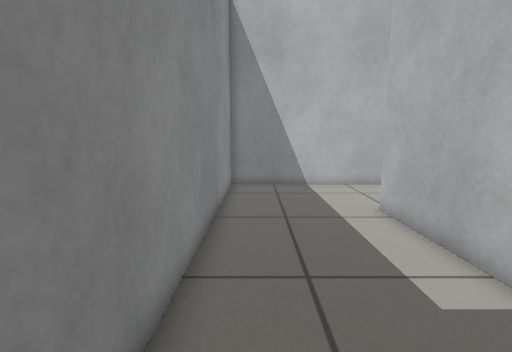
View 1 (above)

20 first-person views from a walk through a world built for the Gazebo simulator. The camera is 0.66 m above the floor, tilts 8° down and sees 85° across. The floor is counted in squares, 0.25 m on a side. Each view is taken from the middle of a square. On the plan, view 1 faces up. The plan holds only what a view shows up to about 19 squares ahead; the rest is blank.

View 2
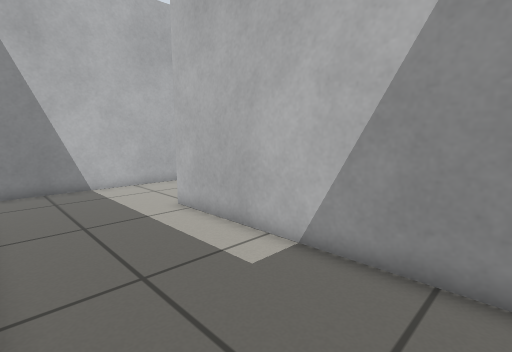

View 3
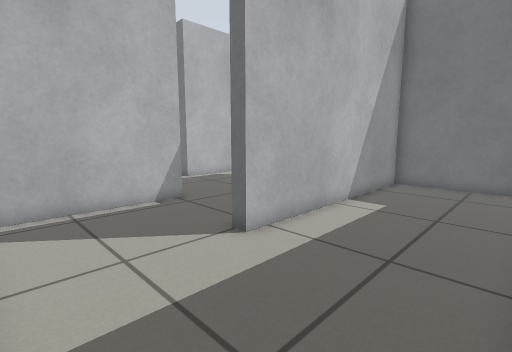

View 4
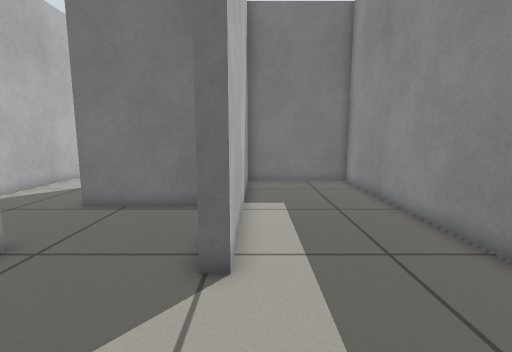

View 5
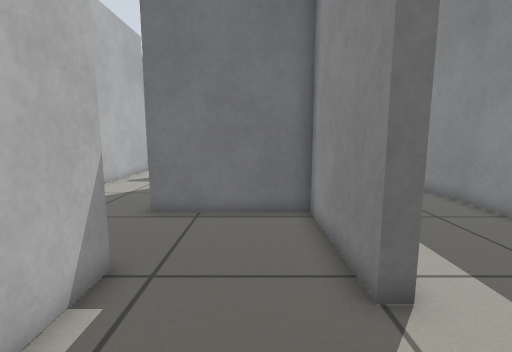

View 6
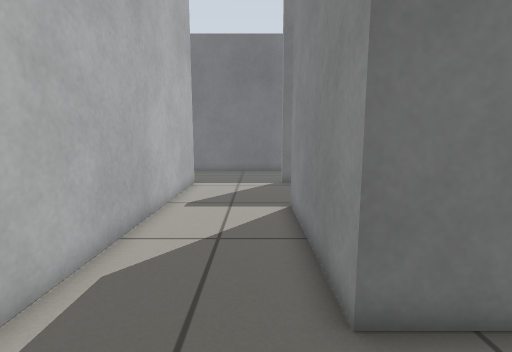

View 7
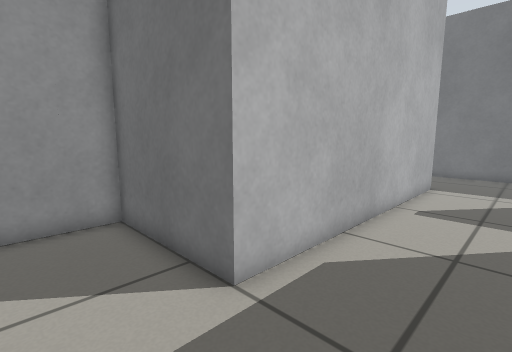

View 8
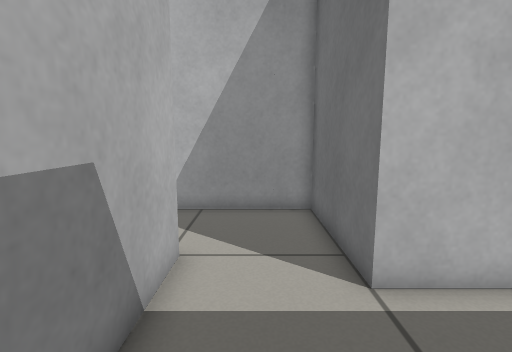

View 9
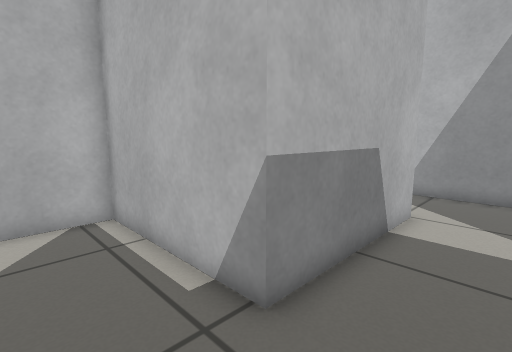

View 10
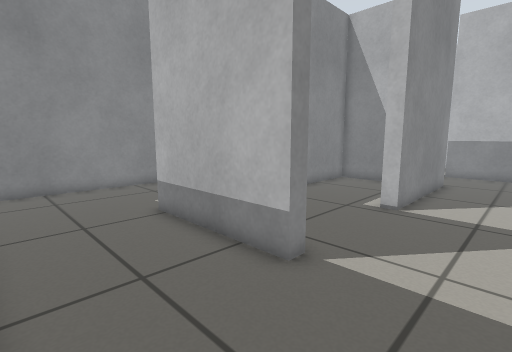

View 11
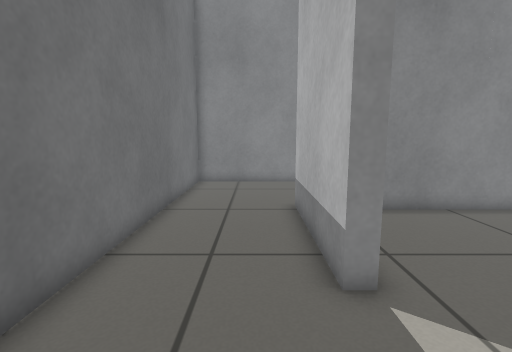

View 12
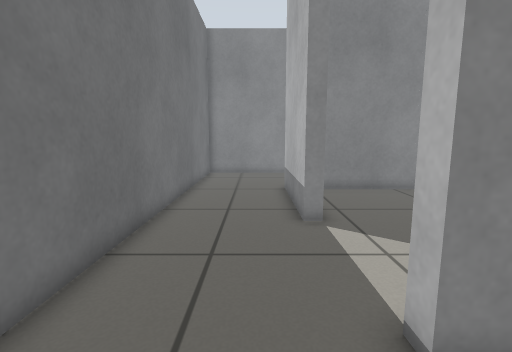

View 13
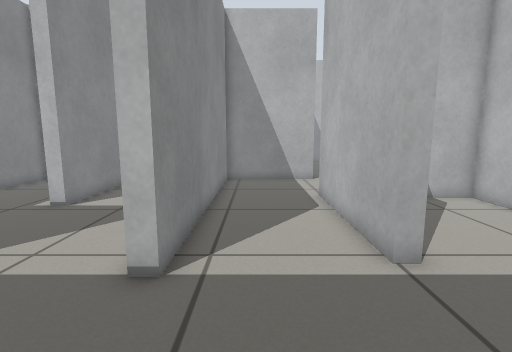

View 14
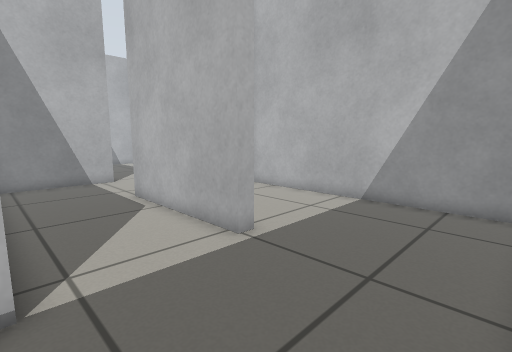

View 15
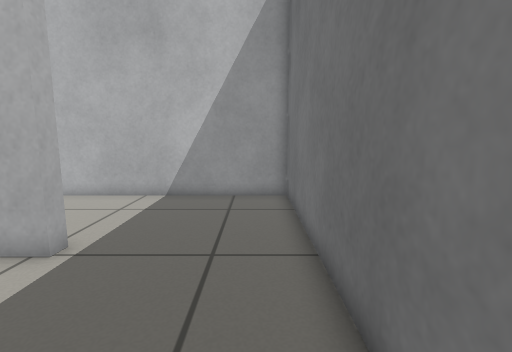

View 16
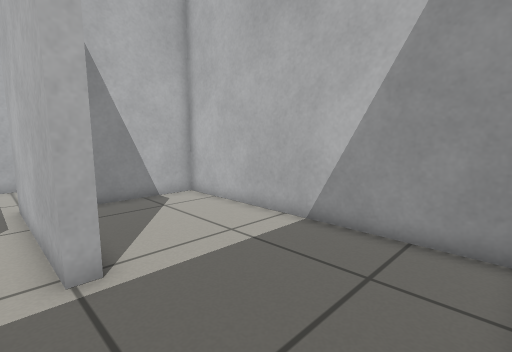

View 17
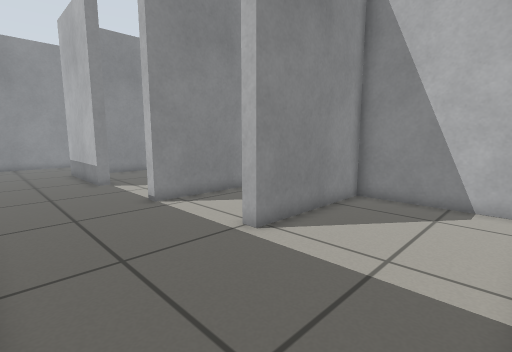

View 18
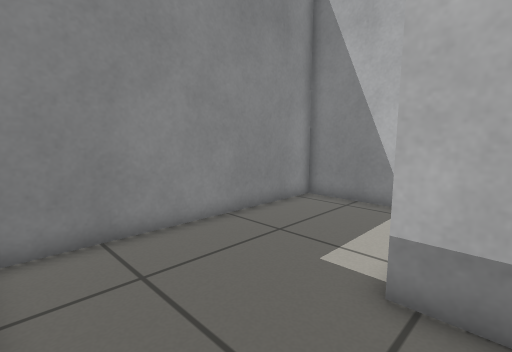

View 19
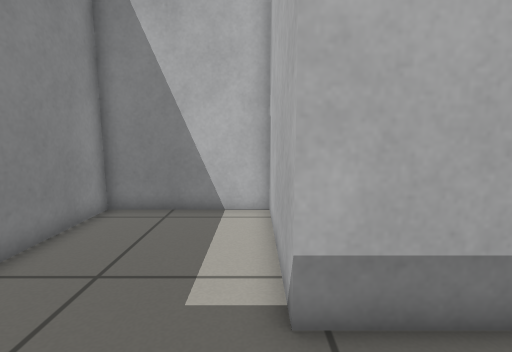

View 20
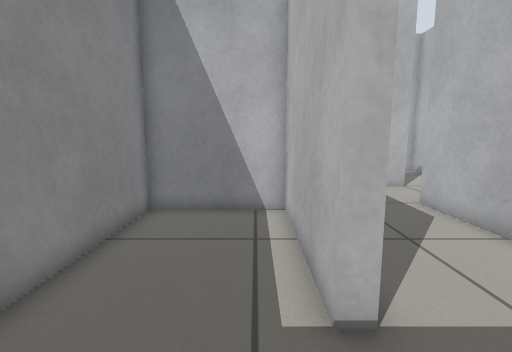

### Floor plan
Ten units are one square. View 1 is at (0, 0); x grows to the right and y downward. Boxes are objects, and circles mark ways between rooms. Rooms are numbered by the first view taken in them; rooms with no view inside come last. Other rooms are left out.
<svg viewBox="-19 -159 298 298">
<path fill="none" stroke="#000" d="M99 -87 99 -154 -14 -154 -14 15 45 15 45 -99 51 -99M95 -45 107 -45 107 25 101 25M156 80 156 -50M99 79 105 79 105 85M155 -87 99 -87M51 -99 51 -45 95 -45M105 85 45 85 45 21 -14 21 -14 134 155 134M155 134 274 134 274 10 215 10 215 75 210 75 210 4M206 -44 162 -44 162 80 156 80M101 25 101 -39 51 -39 51 66M170 -87 155 -87M156 -50 210 -50 210 -99"/>
<circle cx="75" cy="-90" r="3" fill="#2a7"/>
<circle cx="105" cy="-65" r="3" fill="#2a7"/>
<circle cx="130" cy="80" r="3" fill="#2a7"/>
<circle cx="100" cy="50" r="3" fill="#2a7"/>
<circle cx="160" cy="-70" r="3" fill="#2a7"/>
<circle cx="160" cy="110" r="3" fill="#2a7"/>
<text x="30" y="-80">1</text>
<text x="130" y="0">2</text>
<text x="70" y="-70">3</text>
<text x="50" y="90">4</text>
<text x="220" y="60">5</text>
<text x="70" y="20">6</text>
<text x="180" y="-70">7</text>
</svg>
Room 1 opens to room 3. Room 2 opens to room 3. Room 2 opens to room 4. Room 2 opens to room 6. Room 2 opens to room 7. Room 4 opens to room 5.

Where each view was taken, in squares from view 1:
view 1: 0 up, 0 right, facing up
view 2: 0 up, 1 left, facing up-right
view 3: 15 up, 1 left, facing down-right
view 4: 15 up, 4 right, facing down
view 5: 14 up, 7 right, facing down
view 6: 8 up, 12 right, facing down
view 7: 8 up, 12 right, facing down-right
view 8: 7 up, 11 right, facing right
view 9: 6 up, 7 right, facing up-right
view 10: 13 down, 14 right, facing up-left
view 11: 10 down, 15 right, facing left
view 12: 10 down, 19 right, facing left
view 13: 13 down, 18 right, facing up
view 14: 13 down, 16 right, facing up-right
view 15: 12 down, 15 right, facing right
view 16: 13 down, 20 right, facing up-right
view 17: 13 down, 27 right, facing up-left
view 18: 13 down, 6 right, facing up-left
view 19: 12 down, 4 right, facing up
view 20: 6 down, 9 right, facing up
